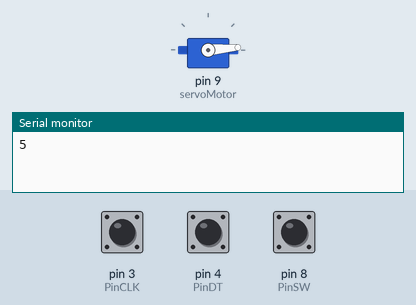
The sketch below on a simulated Arduino Uno, built with avr-gcc and run on an emulated ATmega328P. Parts: servo, the last lines printed to the serial monitor. The test bench sets the inputs (shaded band); at power-on: pin 8 (PinSW) HIGH, pin 3 (PinCLK) HIGH, pin 4 (PinDT) HIGH.

Above: at 1.2 s.
1.3 s: pin 8 (PinSW) pulled LOW for 0.15 s
At 1.9 s:
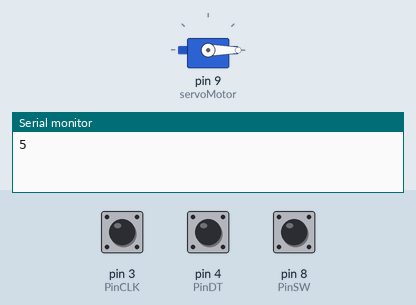
2.9 s: pin 3 (PinCLK) pulsed LOW 5 times (0.12 s each, 0.3 s apart)
At 4.9 s:
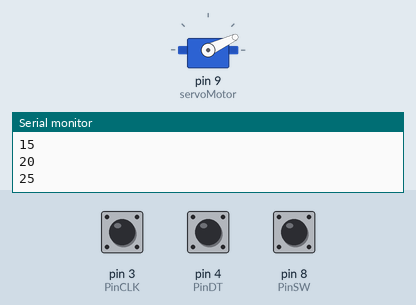
5.9 s: pin 8 (PinSW) pulled LOW for 1 s
At 6.6 s:
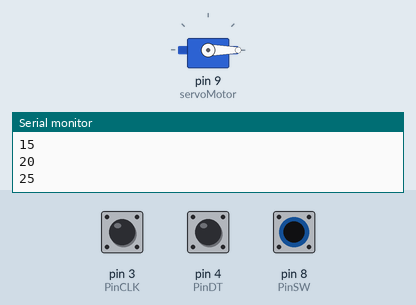
Timing chart, 0 to 8.9 s (numbered marks = the images above; inputs shaded):
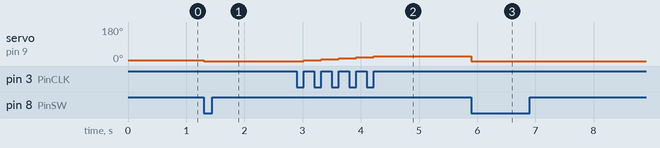

The sketch:

Servo_con_Rotatory_Encoder.ino
```cpp
// Incluímos la librería para poder controlar el servo
#include <Servo.h>

int val;
int PinCLK = 3;
int PinDT = 4;
int PinSW = 8;

int Posicion = 0;
int PinCLKanterior = LOW;
int n = LOW;

// Declaramos la variable para controlar el servo
Servo servoMotor;

void setup() {
  // Iniciamos el monitor serie para mostrar el resultado
  Serial.begin(9600);
  pinMode (PinCLK, INPUT);
  pinMode (PinDT, INPUT);
  pinMode (PinSW, INPUT);

  // Iniciamos el servo para que empiece a trabajar con el pin 9
  servoMotor.attach(9);
}

void loop() {

  n = digitalRead(PinCLK);
  if ((PinCLKanterior == LOW) && (n == HIGH)) {
    if (digitalRead(PinDT) == LOW) {
      Posicion -= 5;
    }
    else {
      Posicion += 5;
    }

    servoMotor.write(Posicion);
    Serial.println (Posicion);
  }
  PinCLKanterior = n;
  if ((digitalRead(PinSW) == LOW)) {
    Posicion = 0;
    servoMotor.write(Posicion);
  }

  // Desplazamos a la posición 0º

}
```

Measured:
- after the input at 1.3 s, servo on pin 9 (servoMotor): 5° → 0° at once
- after the input at 2.9 s, servo on pin 9 (servoMotor): moves from 0° to 25° over 1.2 s, starting after 0.12 s
- after the input at 5.9 s, servo on pin 9 (servoMotor): 25° → 0° at once
